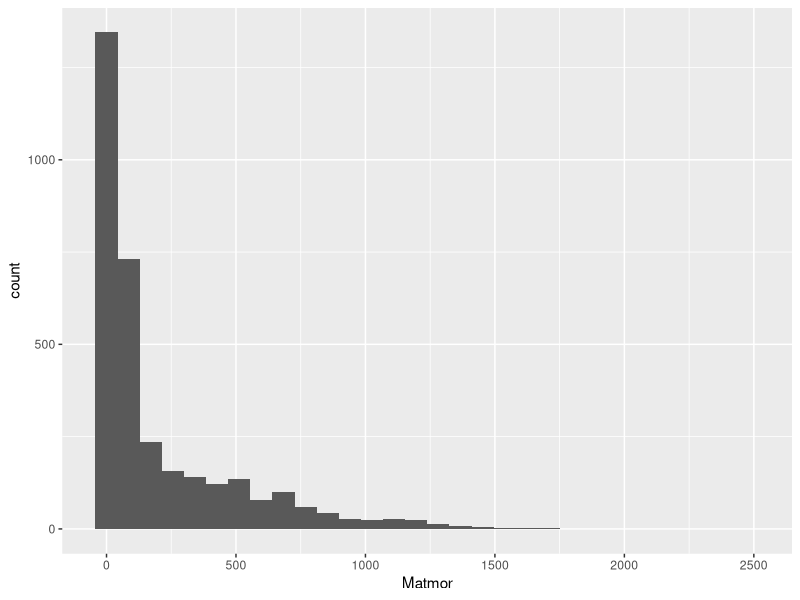
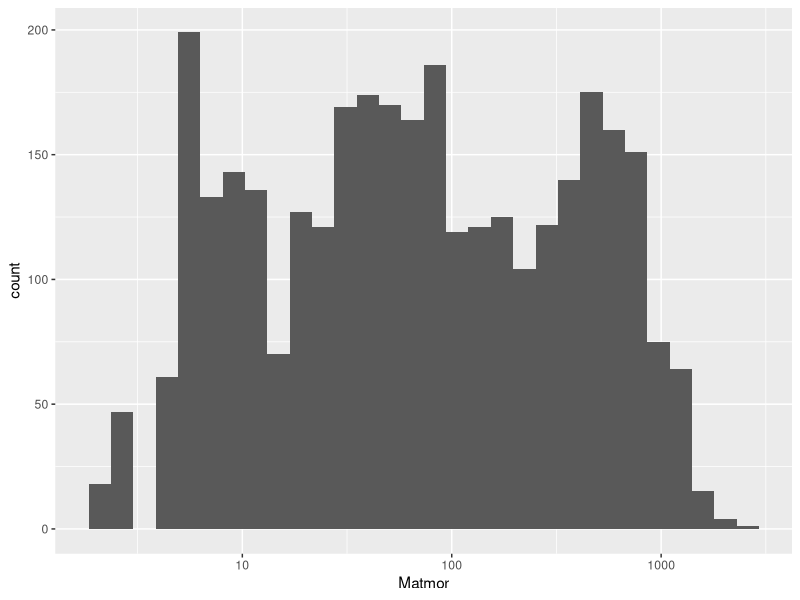
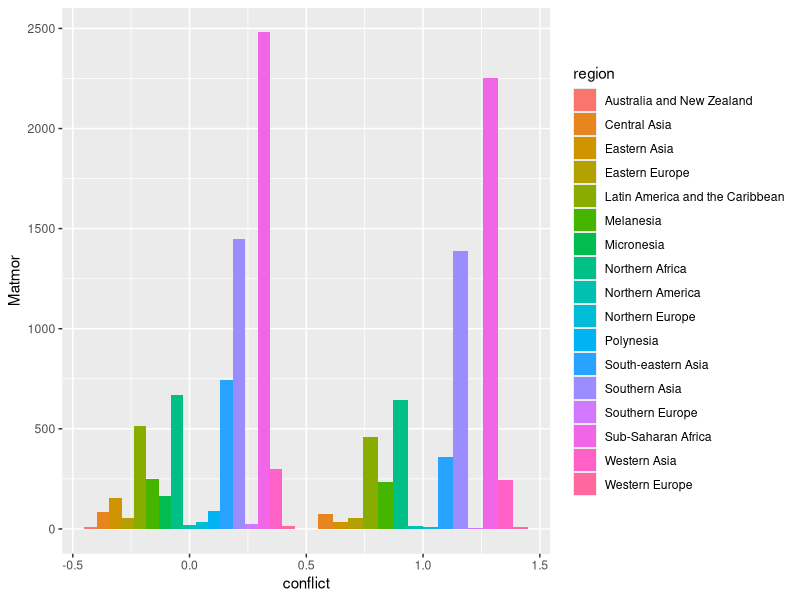

Source code (R) for these figures, in order:
## ---- chunk 1
1 + 1
## ---- chunk 2
#| echo: false
2 * 2
## ---- chunk 3
library(tidyverse)
library(dplyr) 
library(here)
here() 
analyticaldata <- read.csv(here("analytical_data", "analyticaldata.csv"), header = TRUE)
## ---- chunk 4
analyticaldata |>
  head()
## ---- chunk 5
analyticaldata |>
  glimpse()
## ---- chunk 6
analyticaldata |>
  slice_sample(n=6)
## ---- chunk 7
analyticaldata |>
 summary()
## ---- chunk 8
analyticaldata$conflict[is.na(analyticaldata$conflict)] <- 0
## ---- chunk 9
analyticaldata %>% 
  group_by(conflict) %>%
 summarise(mean = mean(Matmor, na.rm = TRUE)) %>%
  arrange(desc(mean))
## ---- chunk 10
analyticaldata %>% 
  group_by(conflict) %>%
 summarise(mean = mean(Infantmor, na.rm = TRUE)) %>%
  arrange(desc(mean))
## ---- chunk 11
analyticaldata %>% 
  group_by(conflict) %>%
 summarise(mean = mean(Neonatmor, na.rm = TRUE)) %>%
  arrange(desc(mean))
## ---- chunk 12
analyticaldata %>% 
  group_by(conflict) %>%
 summarise(mean = mean(Under5mor, na.rm = TRUE)) %>%
  arrange(desc(mean))
## ---- chunk 13
analyticaldata |>
  ggplot(aes(x = Matmor)) +
  geom_histogram(bins = 30)

analyticaldata |>
  ggplot(aes(x = Matmor)) +
  geom_histogram(bins = 30) +
  scale_x_log10()
## ---- chunk 14
analyticaldata |>
  ggplot() +
  geom_col(
    aes(
      x = conflict,
      y = Matmor, 
      fill = region
    ),
    position = "dodge"
  ) 
